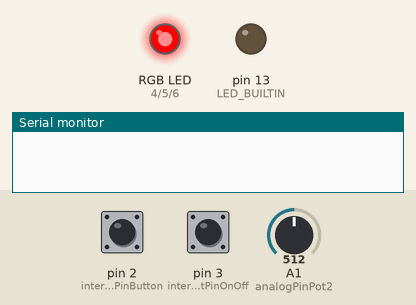
This sketch was run on a simulated Arduino Uno, built with avr-gcc and run on an emulated ATmega328P. On the bench: an RGB LED mixed from three pins (HIGH = lit), output pins drawn as LEDs (lit = HIGH), the last lines printed to the serial monitor. Dashed ring = blinking. The inputs (shaded band) are chosen by the test bench; at power-on: pin 3 (interruptPinOnOff) HIGH, pin 2 (interruptPinButton) HIGH, A1 (analogPinPot2) = 512. Dim RGB values are drawn brighter than linear.

Above: at 1.2 s.
1.3 s: pin 3 (interruptPinOnOff) pulled LOW for 0.15 s
At 1.55 s:
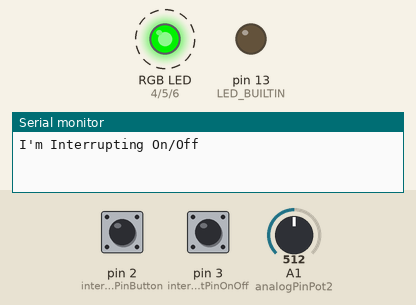
4.3 s: pin 2 (interruptPinButton) pulled LOW for 0.15 s
At 4.54 s:
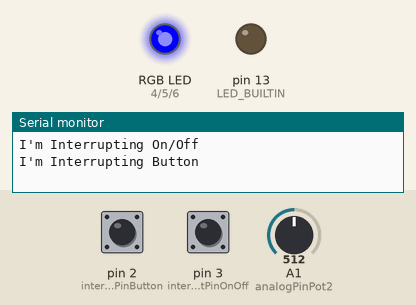
7.3 s: pin 2 (interruptPinButton) pulled LOW for 1 s
At 9.4 s:
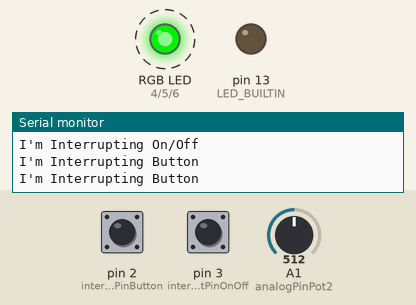
10.3 s: A1 (analogPinPot2) set to 600
13.3 s: A1 (analogPinPot2) set to 617
At 13.3 s:
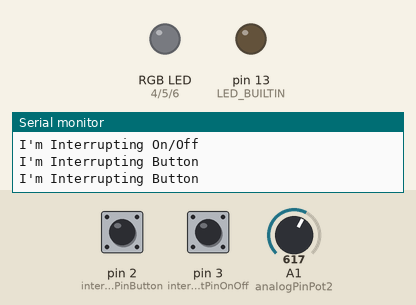
14.8 s: A1 (analogPinPot2) set to 716
At 15.2 s:
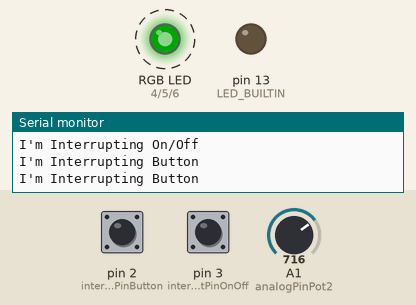
Timing chart, 0 to 18.8 s (numbered marks = the images above; inputs shaded):
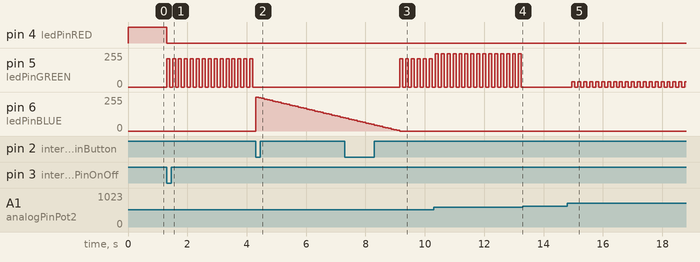

The sketch:

StateMachine.ino
```cpp
#include "Arduino.h"

const byte interruptPinButton = 2;
const byte interruptPinOnOff = 3;

const byte ledPinRED = 4;
const byte ledPinGREEN = 5;
const byte ledPinBLUE = 6;
const byte analogPinPot1 = A0;
const byte analogPinPot2 = A1;


volatile uint8_t state;
enum States_enum {OFF, ON, RUN};

void blink(int pin, float hertz, int brightness);
void myISR1();
void myISR2();
void fade(int pin, int timeToOff);
int calcFadeTime();
int calcBrightness();

void setup() {
  // put your setup code here, to run once:
  pinMode(LED_BUILTIN, OUTPUT);
  pinMode(interruptPinButton, INPUT_PULLUP);  // RUN/STOP button
  pinMode(interruptPinOnOff, INPUT_PULLUP);  // ON/OFF switch
  pinMode(ledPinRED, OUTPUT);
  pinMode(ledPinGREEN, OUTPUT);
  pinMode(ledPinBLUE, OUTPUT);

  Serial.begin(9600);
  attachInterrupt(digitalPinToInterrupt(interruptPinButton), myISR1, FALLING);
  attachInterrupt(digitalPinToInterrupt(interruptPinOnOff), myISR2, FALLING);

  state = OFF;
}

void loop() {

  switch (state)
  {
    case OFF:
      digitalWrite(4 , HIGH);    // turn on RED LED
      //Serial.println("I'm Off"); // send a message if in OFF state
      break;

    case ON:
      digitalWrite(ledPinRED, LOW);
      blink(5, 10, calcBrightness());             // Blink at 10 Hz
      //Serial.println("I'm On"); // send a message if in ON state
      break;


    case RUN:
      fade(ledPinBLUE, calcFadeTime());        // fade over pot set time
      //Serial.println("I'm Running"); // send a message if in RUN state
      break;
  }

}

void blink (int pin, float hertz, int brightness) {
    unsigned int time;
    time = 1/hertz * 1000;

    if (state != OFF) {
      analogWrite(pin, brightness);   // turn the LED on (HIGH is the voltage level)
      delay(time);                       // wait for some second
      analogWrite(pin, 0);    // turn the LED off by making the voltage LOW
      delay(time);
    }
}

void myISR1() {
  Serial.println("I'm Interrupting Button");
  if(state == ON){
    state = RUN;
  } else if(state == RUN) {
    state = ON;
  }
}

void myISR2() {
  Serial.println("I'm Interrupting On/Off");
  if(state == OFF) {
    state = ON;
  } else {
    state = OFF;
  }
}

void fade(int pin, int timeToOff) {
  analogWrite(pin,255);
  for (int i = 0; i < 51; i++){
    analogWrite(pin, 255-i*5);
    delay(timeToOff/51);
    }
  analogWrite(pin, LOW);
}

int calcFadeTime(){
  int voltage = analogRead(analogPinPot1);

  float timeMs = voltage / 350.00 * 3000 + 500;

  return timeMs;
 }

 int calcBrightness(){
  int voltage = analogRead(analogPinPot2);
  float brightness = voltage / 615.00 * 255;
  return round(brightness);
 }
```

Measured:
- the behaviour switches between 616 and 617 on A1 (analogPinPot2) (found by bisection; images 3 and 4)
- after the input at 1.3 s, pin 4 (ledPinRED): HIGH → LOW at once; pin 5 (ledPinGREEN): alternates 212/255 for 0.10 s and 0/255 for 0.10 s, starting at once
- after the input at 4.3 s, pin 5 (ledPinGREEN): stops changing and stays 0/255; pin 6 (ledPinBLUE): 0/255 → 255/255 at once, → 250/255 0.10 s later, → 245/255 0.10 s later, → 240/255 0.10 s later, … (32 changes in this stretch)
- after the input at 7.3 s, pin 5 (ledPinGREEN): alternates 212/255 for 0.10 s and 0/255 for 0.10 s, starting after 1.8 s
- after the input at 13.3 s, pin 5 (ledPinGREEN): stops changing and stays 0/255
- after the input at 14.8 s, pin 5 (ledPinGREEN): alternates 41/255 for 0.10 s and 0/255 for 0.10 s, starting after 0.16 s
